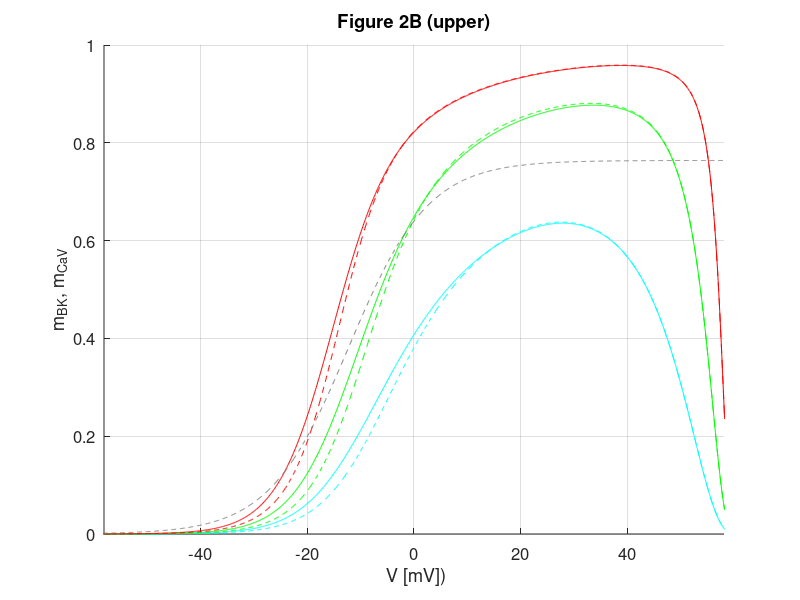
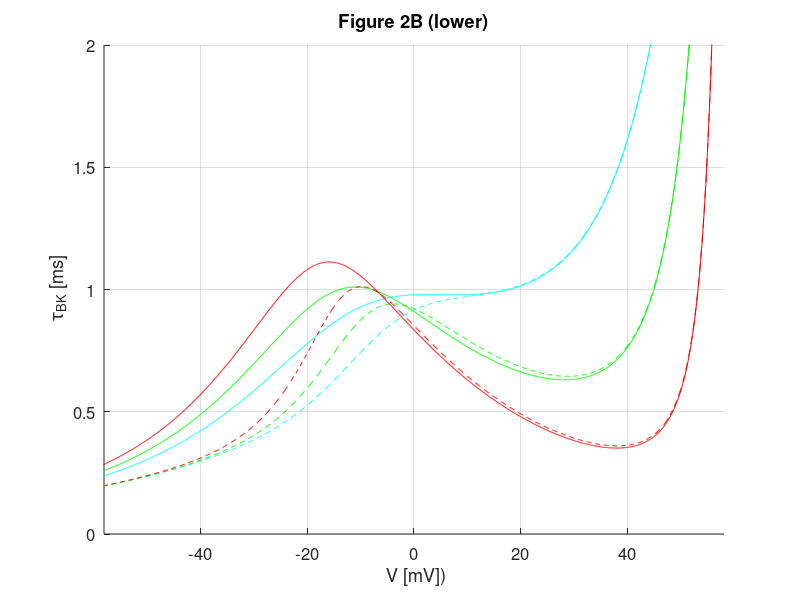

Reproduce these figures in MATLAB, in order.
% Run this script for generating steady-state BK activation functions and
% time-constants for BK channels in complexes with 1, 2 or 4 CaVs, as shown  
% in Figure 2B, where the BK activation is modeled by Eq. 26 and Eq. 29.

clear all 
clc
close all

% define global parameters
global k1_0 K1  k2_0 K2 n1 n2 alpha0 beta0 ca_o ca_o_rca ca_c 

% BK parameters
BK_par=[  1.1093   3.3206  2.3298    0.0223    1.6012   16.5793    0.1000    0.4614];

k1_0=BK_par(1);

k2_0=BK_par(2);

K1=BK_par(6);

K2=BK_par(7);

n1=BK_par(3);

n2=BK_par(8);

beta0=BK_par(4);

alpha0=-BK_par(5)*beta0;

ca_c=0.2; % background Ca2+ concentration 

%%% parameters for computing calcium level at 7nm of the pore (cav sensor) and at 13nm (bk sensor)
D_ca=250; %microm^2 s^-1
F=9.6485*10^4; %C mol^-1
conv_F=10^(-15);  % mol a M/microm^3
conv_microM=10^6; % M to microM
r_bk=13*10^(-3);% microm
r_ca=7*10^(-3); %microm
k_B=500; %microM^-1 * s^-1
B_tot=30; %microM
Eca=60; %mV
conv_V=10^(-3); %mV to V
g_ca=2.8; %pS 
conv_S=10^(-12); %pS to S

% CaV parameters
cv_par=[1.2979    1.0665   -0.0639    0.0703    0.3090]; %
alpha1_0=cv_par(1);

beta1_0=cv_par(2);

alpha1=cv_par(3);

beta1=cv_par(4);

rho=cv_par(5);


%%%%%%%%%%%%%%%%%%%%%%%%%%%%
% Compute parameters by varying V  %
%%%%%%%%%%%%%%%%%%%%%%%%%%%%
% V values
V_vect=-60:0.1:60;
count=0;
for idx_V=V_vect
     
	count=count+1;
    V=idx_V;
    
	%CaV parameters
    
    alpha=alpha1_0*exp(-alpha1*V);
    beta=beta1_0*exp(-beta1*V);
    beta_scale=(beta+alpha)*rho;
    m_inf_v(count)=alpha/(alpha+beta_scale);

	% computa Ca2+ concentration at CaV sensor and BK sensor 
    i_ca=abs((V-Eca))*conv_V*g_ca*conv_S; % C/sec
    ca_o_rca=i_ca/(8*pi*D_ca*F*conv_F*r_ca)*exp(-r_ca/(sqrt(D_ca/k_B/B_tot)))*conv_microM;
    ca_o=i_ca/(8*pi*D_ca*F*conv_F*r_bk)*exp(-r_bk/(sqrt(D_ca/k_B/B_tot)))*conv_microM;
    %ca_o = -6/20*V+19;
	
    k1=k1_0*exp(-alpha0*V); % w^{+} 
    k2=k2_0*exp(-beta0*V);  % w^{-}
	
	% store CaV and BK parameters
    k1_v(count)=k1_0*exp(-alpha0*V); 
    k2_v(count)=k2_0*exp(-beta0*V);
    
    alpha_v(count)=alpha; 
    beta_v(count)=beta_scale;

    fco_Ca_c_v(count)=k1*(ca_c^n1)/(ca_c^n1+K1^n1); % k^{+}_{c}
    foc_Ca_c_v(count)=k2*(K2^n2)/(K2^n2+ca_c^n2); % k^{-}_{c}
    
    fco_Ca_o_v(count)=k1*(ca_o^n1)/(ca_o^n1+K1^n1); % k^{+}_{o}
    foc_Ca_o_v(count)=k2*(K2^n2)/(K2^n2+ca_o^n2);	% k^{-}_{o}	
    
    fco_2Ca_o_v(count)=k1*((2*ca_o)^n1)/((2*ca_o)^n1+K1^n1); % k^{+}_{o2}
    foc_2Ca_o_v(count)=k2*(K2^n2)/(K2^n2+(2*ca_o)^n2); % k^{-}_{o2}
    
    fco_3Ca_o_v(count)=k1*((3*ca_o)^n1)/((3*ca_o)^n1+K1^n1); % k^{+}_{o3}
    foc_3Ca_o_v(count)=k2*(K2^n2)/(K2^n2+(3*ca_o)^n2); % k^{-}_{o3}
    
    fco_4Ca_o_v(count)=k1*((4*ca_o)^n1)/((4*ca_o)^n1+K1^n1); % k^{+}_{o4}
    foc_4Ca_o_v(count)=k2*(K2^n2)/(K2^n2+(4*ca_o)^n2); % k^{-}_{o4}
    
end



k1_ca_o=fco_Ca_o_v;
k1_ca_c=fco_Ca_c_v;
k2_ca_o=foc_Ca_o_v;
k2_ca_c=foc_Ca_c_v;
k1_2ca_o=fco_2Ca_o_v;
k2_2ca_o=foc_2Ca_o_v;
k1_3ca_o=fco_3Ca_o_v;
k2_3ca_o=foc_3Ca_o_v;
k1_4ca_o=fco_4Ca_o_v;
k2_4ca_o=foc_4Ca_o_v;

m_inf=m_inf_v;
tau_v=1./(alpha_v+beta_v);
alpha=alpha_v;
beta=beta_v;

%%% n_CaV=1; 
% time constant (tau) and steady-state (ss) BK activation for equation (26) with
% k=n_ca=1 (for k=1 equation (26) becomes equation (23),
% where tau (tauBK_qss_1) and ss (mBKinf_qss_1) are given by equation (24)  
n_ca=1;

tauBK_qss_1=(alpha+beta+k2_ca_c)./((alpha+k2_ca_c).*(k1_ca_o+k2_ca_o)+beta.*k2_ca_c);
mBKinf_qss_1=k1_ca_o.*m_inf.*tauBK_qss_1;

% tau (tauBK_qss_minf_1) and ss (mBKinf_qss_minf_1) BK activation given by  
% equation (29) with k=n_ca=1;
ca1_o0_v=nchoosek(n_ca,0).*(1-m_inf_v).^(n_ca);
ca1_o1_v=nchoosek(n_ca,1).*m_inf_v.*(1-m_inf_v).^(n_ca-1);
tauBK_qss_minf_1=1./((1-m_inf).*k2_ca_c+m_inf_v.*(k1_ca_o+k2_ca_o));
mBKinf_qss_minf_1=k1_ca_o.*m_inf.*tauBK_qss_minf_1;

 
%%% n_CaV=2;
% tau (tauBK_qss_2) and ss (mBKinf_qss_2) BK activation for equation (26) 
% with k=n_ca=2 (see equation (S36)) 
n_ca=2;

A1=beta./(2*alpha+k2_ca_c+beta);
B_0=((alpha+k1_ca_o+k2_ca_o).*(1-A1)+2.*beta+k2_ca_c.*A1); % B_2 in the paper
A2=2*beta./B_0;
D2=2*(1-m_inf).*m_inf.*k1_ca_o./B_0;

tauBK_qss_2=1./(k2_ca_c.*A1.*A2+(k1_ca_o+k2_ca_o).*(1-A1).*A2 +(k1_2ca_o+k2_2ca_o).*(1-A2));
mBKinf_qss_2=(2*m_inf_v.*(1-m_inf).*k1_ca_o+k1_2ca_o.*m_inf.^n_ca - k2_ca_c.*D2.*A1-(k1_ca_o+k2_ca_o).*(1-A1).*(D2)+(k1_2ca_o+k2_2ca_o).*D2).*tauBK_qss_2;

% tau (tauBK_qss_minf_2) and ss (mBKinf_qss_minf_2) BK activation given by  
% equation (29) with k=n_ca=2;

n_ca=2;
ca2_o0_v=nchoosek(n_ca,0).*(1-m_inf_v).^(n_ca);
ca2_o1_v=nchoosek(n_ca,1).*m_inf_v.*(1-m_inf_v).^(n_ca-1);
ca2_o2_v=nchoosek(n_ca,2).*m_inf_v.^2.*(1-m_inf_v).^(n_ca-2);

tauBK_qss_minf_2=1./((1-m_inf).^n_ca.*k2_ca_c+2*m_inf_v.*(1-m_inf).*(k1_ca_o+k2_ca_o)+m_inf_v.^n_ca.*(k1_2ca_o+k2_2ca_o));
mBKinf_qss_minf_2=( 2*m_inf_v.*(1-m_inf).*k1_ca_o+k1_2ca_o.*m_inf.^n_ca).*tauBK_qss_minf_2;


% %% n_CaV=4;
% tau (tauBK_qss_4) and ss (mBKinf_qss_4) BK activation for equation (26) 
% with k=n_ca=4 (see equation (S36)) 
n_ca=4;

A1=beta./(4*alpha+k2_ca_c+beta);
D1=0;
B2=((3*alpha+k1_ca_o+k2_ca_o).*(1-A1)+2*beta+k2_ca_c.*A1);
A2=2*beta./B2;
D2=4*m_inf.*(1-m_inf).^3.*k1_ca_o./B2; % k2_ca_c*D1/B2=0
B3=((2*alpha+k1_2ca_o+k2_2ca_o).*(1-A2)+3*beta+(k1_ca_o+k2_ca_o).*(1-A1).*A2+k2_ca_c.*A1.*A2);
D3=(nchoosek(4,1)*m_inf.*(1-m_inf).^3.*k1_ca_o+nchoosek(4,2)*m_inf.^2.*(1-m_inf).^2.*k1_2ca_o-k2_ca_c.*A1.*D2-(k1_ca_o+k2_ca_o).*(1-A1).*D2+(2*alpha+k1_2ca_o+k2_2ca_o).*D2)./B3;
A3=3*beta./B3;
B4=((alpha+k1_3ca_o+k2_3ca_o).*(1-A3)+4*beta+(k1_2ca_o+k2_2ca_o).*(1-A2).*A3+(k1_ca_o+k2_ca_o).*(1-A1).*A2.*A3+k2_ca_c.*A1.*A2.*A3);
D4=(nchoosek(4,1)*m_inf.*(1-m_inf).^3.*k1_ca_o+nchoosek(4,2)*m_inf.^2.*(1-m_inf).^2.*k1_2ca_o+nchoosek(4,3)*m_inf.^3.*(1-m_inf).*k1_3ca_o-k2_ca_c.*A1.*(D2+A2.*D3)-(k1_ca_o+k2_ca_o).*(1-A1).*(D2+A2.*D3)-(k1_2ca_o+k2_2ca_o).*((1-A2).*D3-D2)+(alpha+k1_3ca_o+k2_3ca_o).*D3)./B4;
A4=4*beta./B4;

%   ccccy=A1*A2*A3*A4*y+A1*A2*A3*D4+A1*A2*D3+A1*D2+D1;
%     cccoy=(1-A1)*A2*A3*A4*y+D2*(1-A1)+A2*D3*(1-A1)+(1-A1)*A2*A3*D4-D1;
%     ccooy=(1-A2)*A3*A4*y+A3*D4*(1-A2)+D3*(1-A2)-D2;
%     coooy=(1-A3)*A4*y+D4*(1-A3)-D3;
%     ooooy=(1-A4)*y-D4;

ca4_o0_v=nchoosek(n_ca,0).*(1-m_inf_v).^(n_ca);
ca4_o1_v=nchoosek(n_ca,1).*m_inf_v.*(1-m_inf_v).^(n_ca-1);
ca4_o2_v=nchoosek(n_ca,2).*m_inf_v.^2.*(1-m_inf_v).^(n_ca-2);
ca4_o3_v=nchoosek(n_ca,3).*m_inf_v.^3.*(1-m_inf_v).^(n_ca-3);
ca4_o4_v=nchoosek(n_ca,4).*m_inf_v.^4.*(1-m_inf_v).^(n_ca-4);

tauBK_qss_4=1./(k2_ca_c.*A1.*A2.*A3.*A4+(k1_ca_o+k2_ca_o).*(1-A1).*A2.*A3.*A4 +(k1_2ca_o+k2_2ca_o).*(1-A2).*A3.*A4+(k1_3ca_o+k2_3ca_o).*(1-A3).*A4+(k1_4ca_o+k2_4ca_o).*(1-A4));
mBKinf_qss_4=(ca4_o1_v.*k1_ca_o+k1_2ca_o.*ca4_o2_v+k1_3ca_o.*ca4_o3_v+k1_4ca_o.*ca4_o4_v - k2_ca_c.*(D2.*A1+ D3.*A1.*A2+D4.*A1.*A2.*A3) ...
    -(k1_ca_o+k2_ca_o).*(1-A1).*(D2+A2.*D3+A2.*A3.*D4)-(k1_2ca_o+k2_2ca_o).*((1-A2).*(A3.*D4+D3)-D2)-(k1_3ca_o+k2_3ca_o).*((1-A3).*D4-D3)+(k1_4ca_o+k2_4ca_o).*D4).*tauBK_qss_4;

% tau (tauBK_qss_minf_4) and ss (mBKinf_qss_minf_4) BK activation given by  
% equation (29) with k=n_ca=4;

tauBK_qss_minf_4=1./((1-m_inf).^n_ca.*k2_ca_c+ca4_o1_v.*(k1_ca_o+k2_ca_o)+ca4_o2_v.*(k1_2ca_o+k2_2ca_o)+ca4_o3_v.*(k1_3ca_o+k2_3ca_o)+ca4_o4_v.*(k1_4ca_o+k2_4ca_o));
mBKinf_qss_minf_4=(ca4_o1_v.*k1_ca_o+ca4_o2_v.*k1_2ca_o+ca4_o3_v.*k1_3ca_o+ca4_o4_v.*k1_4ca_o).*tauBK_qss_minf_4;


f=figure(1);
hold on, 
grid on,
plot(V_vect,mBKinf_qss_1,'-c');
plot(V_vect,mBKinf_qss_minf_1,'--c');
plot(V_vect,mBKinf_qss_2,'-g');
plot(V_vect,mBKinf_qss_minf_2,'--g');
plot(V_vect,mBKinf_qss_4,'-r');
plot(V_vect,mBKinf_qss_minf_4,'--r');
xlim([-58 58])
plot(V_vect,m_inf,'--','color',[0.5 0.5 0.5]);
% set(gca,'xTickLabel',[])
% set(f,'position',[20 20 150 90])
% set(findall(f,'type','text'),'fontSize',8)
set(f,'position',[20 20 300 300])
set(gca,'fontSize',12);
title('Figure 2B (upper)')
xlabel(' V [mV])')
ylabel('m_{BK}, m_{CaV}') 
f=figure(2); 
hold on
grid on

plot(V_vect,tauBK_qss_1,'-c');
plot(V_vect,tauBK_qss_minf_1,'--c');
plot(V_vect,tauBK_qss_2,'-g');
plot(V_vect,tauBK_qss_minf_2,'--g');
plot(V_vect,tauBK_qss_4,'-r');
plot(V_vect,tauBK_qss_minf_4,'--r');
% plot(V_vect,tau_v,'--','color',[0.5 0.5 0.5]);
xlim([-58 58])
ylim([0 2])
% set(gca,'fontSize',8);
% set(f,'position',[20 20 150 60])
set(gca,'fontSize',12);
set(f,'position',[20 20 300 300])
title('Figure 2B (lower)')
xlabel(' V [mV])') 
ylabel(' \tau_{BK} [ms]') 